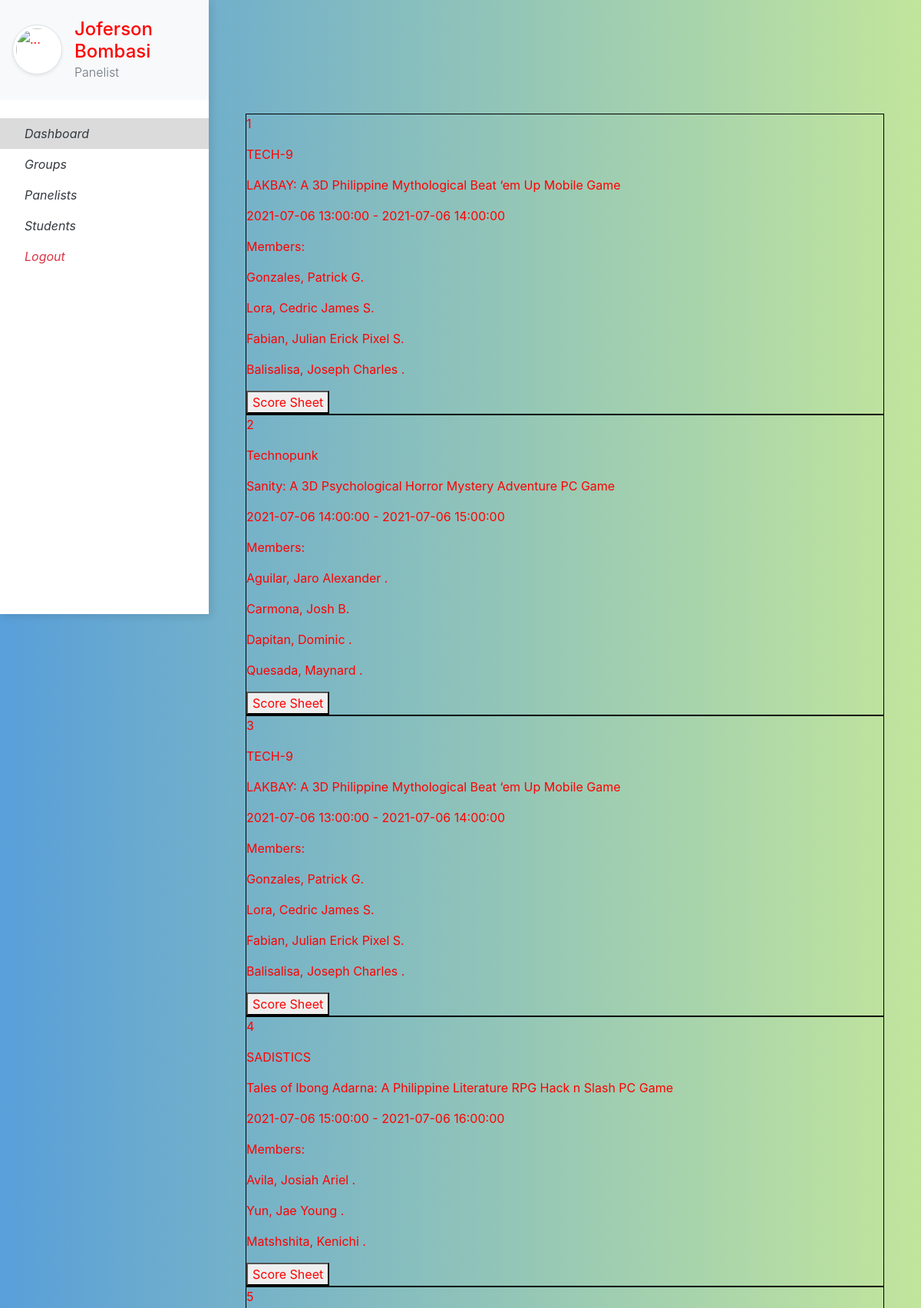
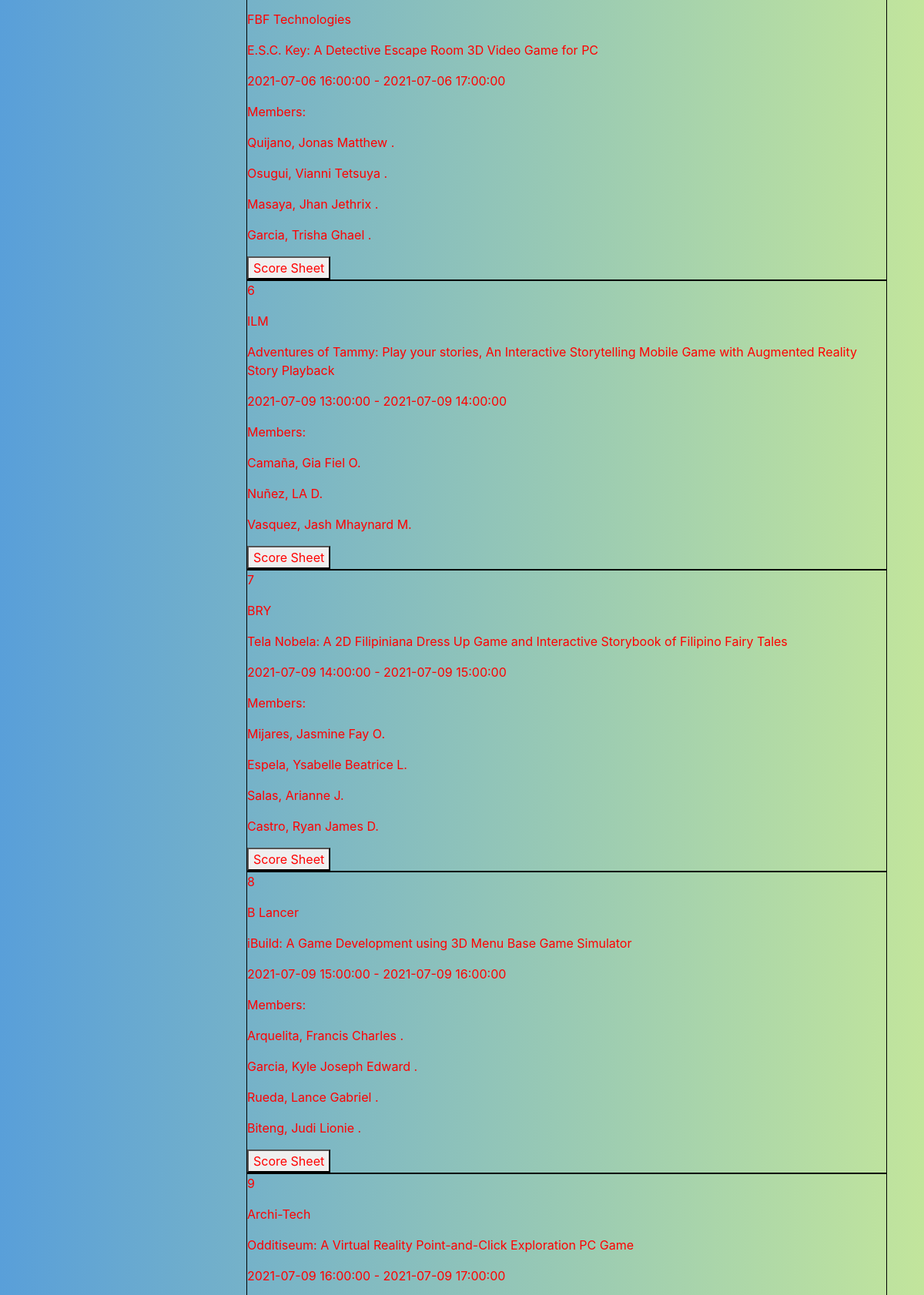
Screenshot of /user_home/ (signed in, upper part) with the database file from the repository (2 pictures, top to bottom).
### website/models.py (models this page shows, shortened)
class Panelist(db.Model, UserMixin):
    id         = db.Column(db.Integer, primary_key=True)
    username   = db.Column(db.String(150), nullable=False)
    password   = db.Column(db.String(150), nullable=False)
    last_name  = db.Column(db.String(150), nullable=False)
    first_name = db.Column(db.String(150), nullable=False)
    middle_in  = db.Column(db.String(10))
    school     = db.Column(db.String(150))
    header     = db.relationship('Defense', backref='head')
    mentee     = db.relationship('Group', backref='mentor')
    paneling   = db.relationship(
        'Defense',
        secondary=defense_panel_score,
        backref=db.backref('panels')
    )

class Defense(db.Model):
    id            = db.Column(db.Integer, primary_key=True)
    group_id      = db.Column(db.Integer, db.ForeignKey('group.id'))
    head_panel_id = db.Column(db.Integer, db.ForeignKey('panelist.id'))
    g_sheet_id    = db.Column(db.Integer, db.ForeignKey('template.id'))
    group_sheet   = db.relationship("Template", backref='group_sheet', uselist=False, foreign_keys=[g_sheet_id])
    indiv_sheet   = db.relationship("Template", backref='indiv_sheet', uselist=False, foreign_keys=[g_sheet_id])
    i_sheet_id    = db.Column(db.Integer, db.ForeignKey('template.id'))
    start_date    = db.Column(db.DateTime)
    end_date      = db.Column(db.DateTime)
    paneling      = db.relationship(
        'Panelist',
        secondary=defense_panel_score,
        backref=db.backref('defenses')
    )

class Group(db.Model):
    id            = db.Column(db.Integer, primary_key=True)
    name          = db.Column(db.String(150), nullable=False)
    project_title = db.Column(db.String(150), nullable=False)
    program       = db.Column(db.String(150), nullable=False)
    mentor_id     = db.Column(db.Integer, db.ForeignKey('panelist.id'))
    members       = db.relationship('Student', backref='group', uselist=True)
    defenses      = db.relationship('Defense', backref='group', uselist=True)

class Student(db.Model):
    stud_no    = db.Column(db.Integer, primary_key=True)
    last_name  = db.Column(db.String(150), nullable=False)
    first_name = db.Column(db.String(150), nullable=False)
    middle_in  = db.Column(db.String(10))
    group_id   = db.Column(db.Integer, db.ForeignKey('group.id'))

### website/user.py (the view)
@user.route("/user_home/")
@login_required
def user_home():
    return render_template("home_u.html", user=current_user)

### website/__init__.py (called while the page is built)
def create_app():
    app = Flask(__name__)
    app.config['SECRET_KEY'] = 'hjshjhdjah kjshkjdhjs'
    app.config['SQLALCHEMY_DATABASE_URI'] = f'sqlite:///{DB_NAME}'
    db.init_app(app)
    from .admin import admin
    from .auth import auth
    from .user import user
    app.register_blueprint(auth, url_prefix='/')
    app.register_blueprint(admin, url_prefix='/')
    app.register_blueprint(user, url_prefix='/')
    from .models import Panelist, Master
    create_database(app)
    login_manager = LoginManager()
    login_manager.login_view = 'auth.login'
    login_manager.init_app(app)
    @login_manager.user_loader
    def load_user(username):
        if username == 'admin':
            return Master.query.filter_by(username=username).first()
        return Panelist.query.filter_by(username=username).first()
    return app

### website/templates/user/home_u.html (shortened to what this page needs)
{% extends "base_user.html" %}
{% block content %}
    <div class='display_grid'>
        {% for defense in user.defenses %}
            <div class='box'>
                <p>{{ defense.id }}</p>
                <p>{{ defense.group.name }}</p>
                <p>{{ defense.group.project_title }}</p>
                <p>{{ defense.start_date }} - {{ defense.end_date }}</p>
                <p>Members:</p>
                {% for member in defense.group.members %}
                    <p>{{ member.last_name }}, {{ member.first_name }} {{ member.middle_in }}.</p>
                {% endfor%}
                <a href="">
                    <button>Score Sheet</button>
                </a>
            </div>
        {% endfor %}
    </div>
{% endblock %}

### website/templates/user/base_user.html (shortened to what this page needs)
<html>
    <head>
        <link rel="stylesheet" href="https://stackpath.bootstrapcdn.com/bootstrap/4.3.1/css/bootstrap.min.css">
        <link rel='stylesheet' href="{{ url_for('static', filename ='user/user.css') }}">
    </head>
    <body>
        <div class="vertical-nav bg-white" id="sidebar">
            <div class="py-4 px-3 mb-4 bg-light">
                <div class="media d-flex align-items-center"><img src="https://res.cloudinary.com/mhmd/image/upload/v1556074849/avatar-1_tcnd60.png" alt="..." width="65" class="mr-3 rounded-circle img-thumbnail shadow-sm">
                    <div class="media-body">
                        <h4 class="m-0">{{ user.first_name}} {{ user.last_name }}</h4>
                        <p class="font-weight-light text-muted mb-0">Panelist</p>
                    </div>
                </div>
            </div>
            <ul class="nav flex-column bg-white mb-0">
                <li class="nav-item">
                    <a href="/user_home/" class="nav-link text-dark font-italic">
                        Dashboard
                    </a>
                </li>
                <li class="nav-item">
                    <a href="/user_groups/" class="nav-link text-dark font-italic">
                        Groups
                    </a>
                </li>
                <li class="nav-item">
                    <a href="/user_panelists/" class="nav-link text-dark font-italic">
                        Panelists
                    </a>
                </li>
                <li class="nav-item">
                    <a href="/user_students/" class="nav-link text-dark font-italic">
                        Students
                    </a>
                </li>
                <li class="nav-item">
                    <a href="/logout/" class="nav-link text-danger font-italic">
                        Logout
                    </a>
                </li>
            </ul>
        </div>
        <div class="page-content p-5" id="content">
            {% block content %}
            {% endblock %}
        </div>
    </body>
</html>

### website/static/user/user.css (style rules this page uses)
body { color: blue; }
* { color: red; }
.vertical-nav { min-width: 17rem; width: 17rem; height: 100vh; position: fixed; top: 0; left: 0; box-shadow: 3px 3px 10px rgba(0, 0, 0, 0.1); transition: all 0.4s; }
.page-content { width: calc(100% - 17rem); margin-left: 17rem; transition: all 0.4s; }
body { background: #599fd9; background: -webkit-linear-gradient(to right, #599fd9, #c2e59c); background: linear-gradient(to right, #599fd9, #c2e59c); min-height: 100vh; overflow-x: hidden; }
.box { border: 1px; border-color: black; border-style: solid; }
.display_grid { position: relative; margin-top: 100px; }

### website/templates/user/base_user.html (style rules this page uses)
.active { background-color:#dbdbdb; }

### rows the page displays
Panelist: first_name "Joferson", last_name "Bombasi"
Defense: id "1", group.name "TECH-9", group.project_title "LAKBAY: A 3D Philippine Mythological Beat ‘em Up Mobile Game", start_date "2021-07-06 13:00:00", end_date "2021-07-06 14:00:00"
Student: last_name "Gonzales", first_name "Patrick", middle_in "G"
Student: last_name "Lora", first_name "Cedric James", middle_in "S"
Student: last_name "Fabian", first_name "Julian Erick Pixel", middle_in "S"
Student: last_name "Balisalisa", first_name "Joseph Charles"
Defense: id "2", group.name "Technopunk", group.project_title "Sanity: A 3D Psychological Horror Mystery Adventure PC Game", start_date "2021-07-06 14:00:00", end_date "2021-07-06 15:00:00"
Student: last_name "Aguilar", first_name "Jaro Alexander"
Student: last_name "Carmona", first_name "Josh", middle_in "B"
Student: last_name "Dapitan", first_name "Dominic"
Student: last_name "Quesada", first_name "Maynard"
Defense: id "3", group.name "TECH-9", group.project_title "LAKBAY: A 3D Philippine Mythological Beat ‘em Up Mobile Game", start_date "2021-07-06 13:00:00", end_date "2021-07-06 14:00:00"
Defense: id "4", group.name "SADISTICS", group.project_title "Tales of Ibong Adarna: A Philippine Literature RPG Hack n Slash PC Game", start_date "2021-07-06 15:00:00", end_date "2021-07-06 16:00:00"
Student: last_name "Avila", first_name "Josiah Ariel"
Student: last_name "Yun", first_name "Jae Young"
Student: last_name "Matshshita", first_name "Kenichi"
Defense: id "5", group.name "FBF Technologies", group.project_title "E.S.C. Key: A Detective Escape Room 3D Video Game for PC", start_date "2021-07-06 16:00:00", end_date "2021-07-06 17:00:00"
Student: last_name "Quijano", first_name "Jonas Matthew"
Student: last_name "Osugui", first_name "Vianni Tetsuya"
Student: last_name "Masaya", first_name "Jhan Jethrix"
Student: last_name "Garcia", first_name "Trisha Ghael"
Defense: id "6", group.name "ILM", group.project_title "Adventures of Tammy: Play your stories, An Interactive Storytelling Mobile Game with Augmented Reality Story Playback", start_date "2021-07-09 13:00:00", end_date "2021-07-09 14:00:00"
Student: last_name "Camaña", first_name "Gia Fiel", middle_in "O"
Student: last_name "Nuñez", first_name "LA", middle_in "D"
Student: last_name "Vasquez", first_name "Jash Mhaynard", middle_in "M"
Defense: id "7", group.name "BRY", group.project_title "Tela Nobela: A 2D Filipiniana Dress Up Game and Interactive Storybook of Filipino Fairy Tales", start_date "2021-07-09 14:00:00", end_date "2021-07-09 15:00:00"
Student: last_name "Mijares", first_name "Jasmine Fay", middle_in "O"
Student: last_name "Espela", first_name "Ysabelle Beatrice", middle_in "L"
Student: last_name "Salas", first_name "Arianne", middle_in "J"
Student: last_name "Castro", first_name "Ryan James", middle_in "D"
Defense: id "8", group.name "B Lancer", group.project_title "iBuild: A Game Development using 3D Menu Base Game Simulator", start_date "2021-07-09 15:00:00", end_date "2021-07-09 16:00:00"
Student: last_name "Arquelita", first_name "Francis Charles"
Student: last_name "Garcia", first_name "Kyle Joseph Edward"
Student: last_name "Rueda", first_name "Lance Gabriel"
Student: last_name "Biteng", first_name "Judi Lionie"
Defense: id "9", group.name "Archi-Tech", group.project_title "Odditiseum: A Virtual Reality Point-and-Click Exploration PC Game", start_date "2021-07-09 16:00:00", end_date "2021-07-09 17:00:00"
